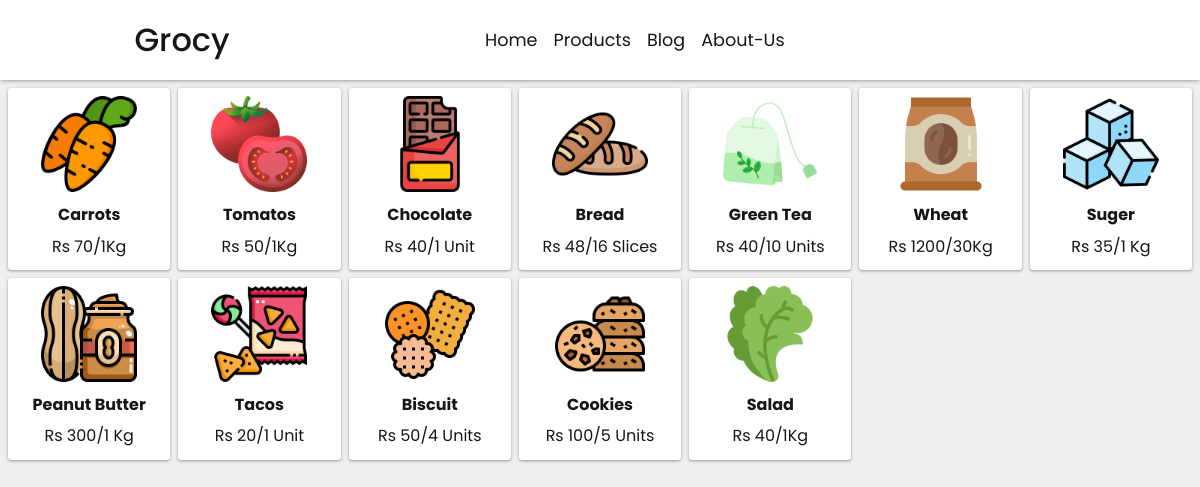
Page /seller/products/ (signed in) on the committed database.
### productapp/models.py (models this page shows, shortened)
class Product(models.Model):
    seller = models.ForeignKey(seller, on_delete=models.CASCADE, null=True, blank=True, related_name='products')
    brand_name = models.CharField(max_length=150)
    product_name = models.CharField(max_length=150)
    description = models.TextField(max_length=500, null=True, blank=True)
    category = models.ForeignKey(Category, on_delete=models.CASCADE ,null=True, blank=True)
    Subcategory = models.ForeignKey(Subcategory, null=True, blank=True, on_delete=models.CASCADE)
    price = models.IntegerField()
    quantity = models.CharField(max_length=20)
    image = models.ImageField(upload_to='productapp\product_images', null=True, blank=True, default=None)

### sellerapp/views.py (the view)
# urls.py: path('products/', views.seller_products, name='sellerapp_products')
def seller_products(request):
    try:
        find_seller = sellerapp_models.seller.objects.get(user=request.user)
    except:
        messages.info(request, 'Please Register as Seller to access Panel')
        return redirect('sellerapp_register')
    else:
        seller = sellerapp_models.seller.objects.get(user=request.user)
        products = seller.products.all()
        data['products'] = products
        data['title'] = "seller's Products"
        return render(request, 'sellerapp/seller_products.html', data)

### templates/sellerapp/seller_products.html
{% extends 'base.html' %}
{% block css %} {% load static %}
<link rel="stylesheet" href="{% static 'productapp/product_home.css' %}">
{% endblock %}
{% block main %}
{% if user.is_authenticated %}
<div class="products">
    {% for product in products %}
    <a href="{% url 'product_specific' product.id %}" class="product_a">
        <div class="product">
            <img src="{{product.image.url}}" alt="">
            <section class="product-text">
                <span class="product-name">{{product.product_name}}</span>
                <span class="product-price-quantity">Rs {{product.price}}/{{product.quantity}}</span>
            </section>
        </div>
    </a>
    {% endfor %}
</div>
{% else %}
<div class="account">
    <section>hello, please login to continue seller registration</section>
</div>
{% endif %}
{% endblock %}

### static/productapp/product_home.css (style rules this page uses)
main .product { transition: ease-in-out 0.4s; text-align: center; background: #fff; box-shadow: rgba(60, 64, 67, 0.3) 0px 1px 2px 0px, rgba(60, 64, 67, 0.15) 0px 1px 3px 1px; border-radius: 0.2rem; padding: 0.5rem; color: black; max-width: 20rem; }
main .product-text { display: flex; flex-direction: column; }
main .product img { width: 6rem; }
main .product-text .product-name { font-weight: 700; font-size: 1.3rem; }
main .products { display: grid; grid-template-columns: repeat(auto-fill, minmax(10rem, 1fr)); grid-auto-rows: auto; grid-gap: 0.5rem; text-align: center; margin: 0.5rem; }
main .products .product-price-quantity { font-size: 1rem; }
main .product .product-name { font-size: 1rem; }

### static/hf/header.css (style rules this page uses)
:root { --text-color: rgb(22, 22, 23); --main-color: green; --background-color: #efefef; --main-background-color: white; --header-box-shadow: rgba(50, 50, 93, 0.25) 0px 2px 5px -1px, rgba(0, 0, 0, 0.3) 0px 1px 3px -1px; }
* { margin: 0; padding: 0; box-sizing: border-box; text-decoration: none; outline: none; font-family: Poppins, sans-serif; list-style: none; color: var(--text-color); }
body { background: var(--background-color); }
header .options i, span { margin: 0 0.2rem; padding: 0.2rem; border-radius: 0.3rem; font-size: 1.3rem; }

### rows in the picture
Product: image (picture), product_name "Carrots", price "70", quantity "1Kg"
Product: image (picture), product_name "Tomatos", price "50", quantity "1Kg"
Product: image (picture), product_name "Chocolate", price "40", quantity "1 Unit"
Product: image (picture), product_name "Bread", price "48", quantity "16 Slices"
Product: image (picture), product_name "Green Tea", price "40", quantity "10 Units"
Product: image (picture), product_name "Wheat", price "1200", quantity "30Kg"
Product: image (picture), product_name "Suger", price "35", quantity "1 Kg"
Product: image (picture), product_name "Peanut Butter", price "300", quantity "1 Kg"
Product: image (picture), product_name "Tacos", price "20", quantity "1 Unit"
Product: image (picture), product_name "Biscuit", price "50", quantity "4 Units"
Product: image (picture), product_name "Cookies", price "100", quantity "5 Units"
Product: image (picture), product_name "Salad", price "40", quantity "1Kg"
